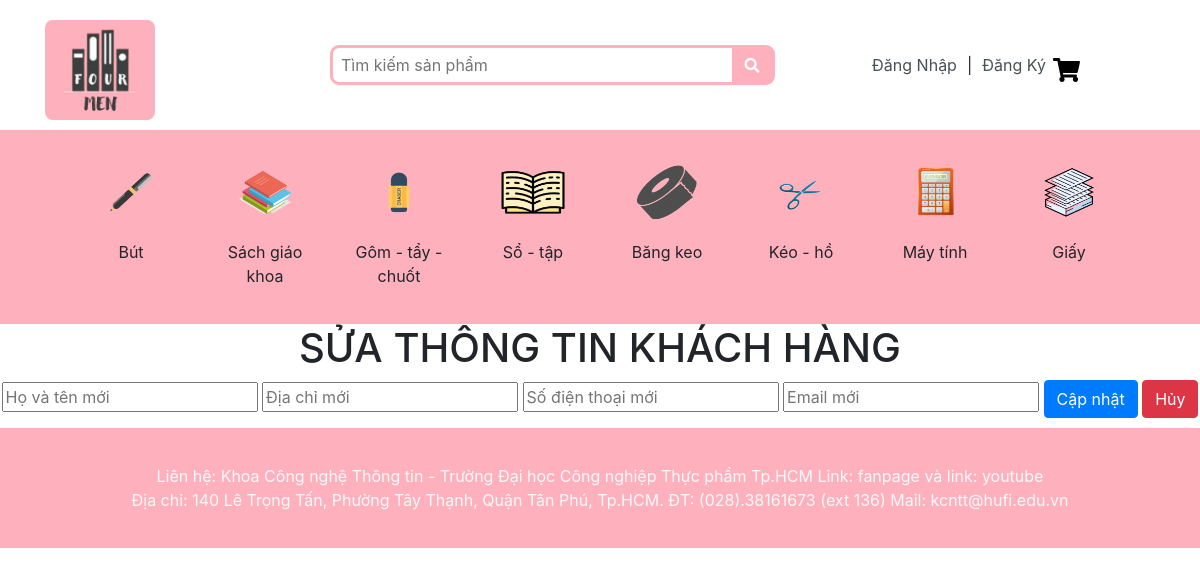
The app's page /QLSuaKH.php with its own data.
### tables this page shows
CREATE TABLE `loaisp` (
  `MaLoai` int(10) NOT NULL,
  `TenLoai` varchar(255) NOT NULL,
  `hinh` varchar(200) NOT NULL
);

### SubHeader.php (the view, shortened to what this page needs)
<!DOCTYPE html>
<html>
<head>
    <link rel="stylesheet" href="https://maxcdn.bootstrapcdn.com/bootstrap/4.0.0/css/bootstrap.min.css">
    <link rel="stylesheet" href="https://cdnjs.cloudflare.com/ajax/libs/font-awesome/5.15.4/css/all.min.css">
</head>
<body>
    <?php
    $pdo = new PDO("mysql:host=localhost;dbname=ql_vanphongpham", "root", "");
    $pdo->query("set names utf8");
    $sql = "SELECT * FROM loaisp";
    $loaiSPs = $pdo->query($sql);
    ?>
    <div class="subHeader">
        <div class="container">
            <div class="row justify-content-center">
                <?php foreach ($loaiSPs as $loaiSP): ?>
                    <div class="col-1_5 item">
                        <img class="hinhsubHeader" src="image/LoaiSP/<?php echo $loaiSP['hinh']; ?>" />
                        <p><?php echo $loaiSP['TenLoai']; ?></p>
                    </div>
                <?php endforeach; ?>
            </div>
        </div>
    </div>
</body>
</html>

### styles.css (style rules this page uses)
.subHeader { margin-top: 10px; background-color: #FFB0BD; padding-top: 20px; }
.hinhsubHeader { height: 46px; cursor: pointer; }
.item { text-align: center; }

### SubHeader.php (style rules this page uses)
.subHeader { background-color: #FFB0BD; padding: 10px; }
.col-1_5 { flex: 0 0 10%; max-width: 14%; }
.item { text-align: center; margin: 10px; }
.hinhsubHeader { width: 70px; height: 70px; display: block; margin: 10px; }
.item p { margin-top: 2px; }

### records on screen
loaisp: hinh (picture), TenLoai "Bút"
loaisp: hinh (picture), TenLoai "Sách giáo khoa"
loaisp: hinh (picture), TenLoai "Gôm - tẩy - chuốt"
loaisp: hinh (picture), TenLoai "Sổ - tập"
loaisp: hinh (picture), TenLoai "Băng keo"
loaisp: hinh (picture), TenLoai "Kéo - hồ"
loaisp: hinh (picture), TenLoai "Máy tính"
loaisp: hinh (picture), TenLoai "Giấy"
